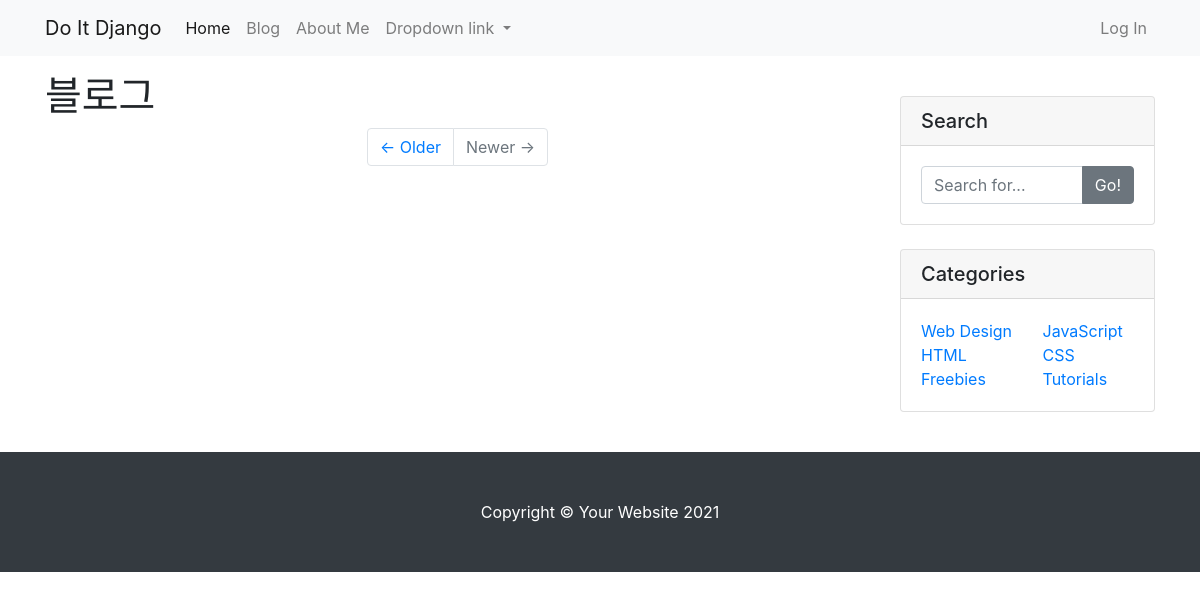
The page /blog/ on the database as committed earlier.
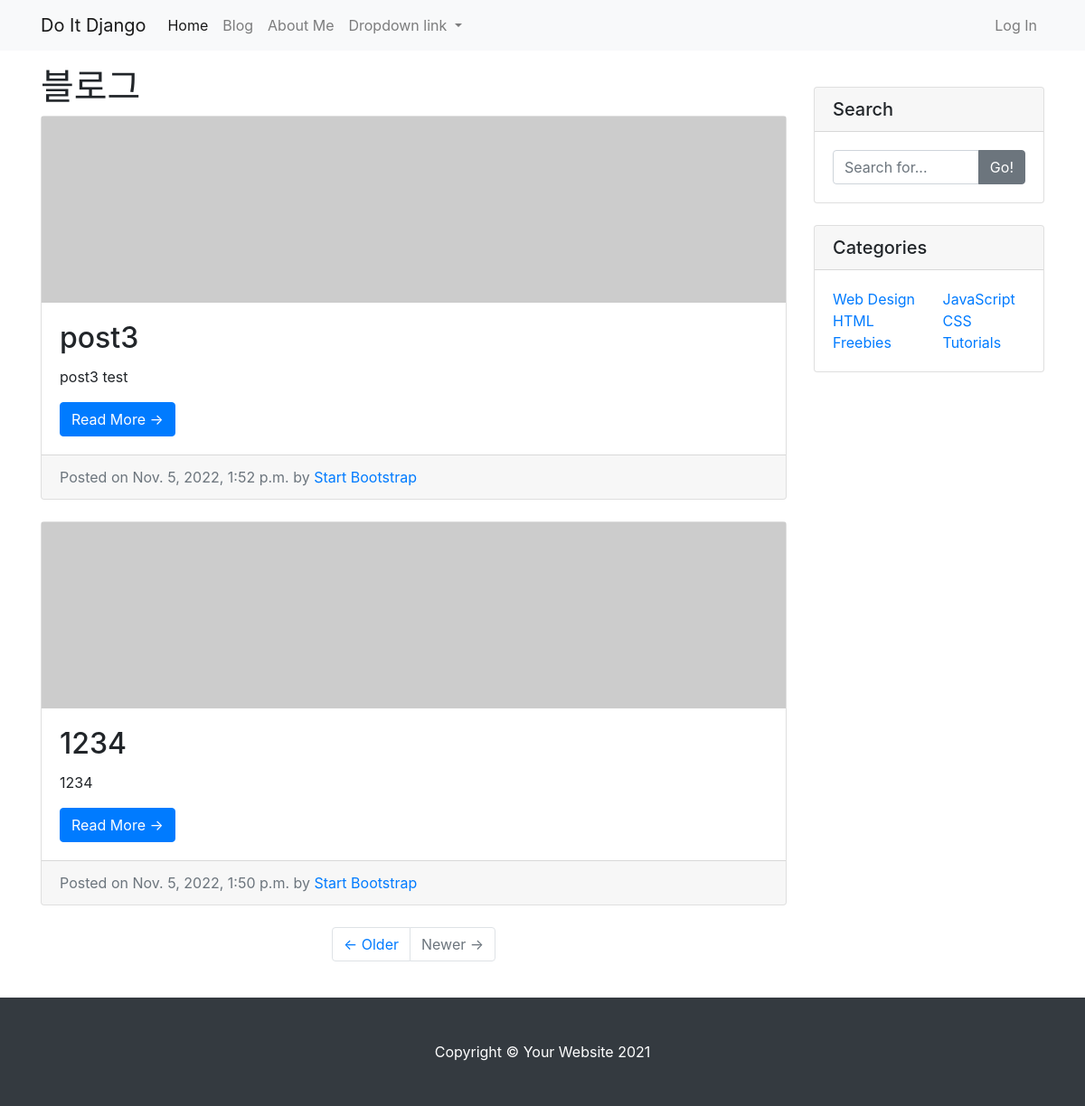
The same page on the database as committed later.
### blog/models.py (models this page shows, shortened)
class Post(models.Model):
    title = models.CharField(max_length=30)
    content = models.TextField()
    head_image = models.ImageField(upload_to='blog/images/%Y/%m/%d/', blank=True)
    created_at = models.DateTimeField(auto_now_add=True)
    updated_at = models.DateTimeField(auto_now=True)
    def get_absolute_url(self):
        return f'/blog/{self.pk}'

### blog/views.py (the view)
# urls.py: path('', views.PostList.as_view()),
class PostList(ListView):
    model = Post
    ordering = '-pk'

### blog/templates/blog/post_list.html
{% extends 'blog/base.html' %}
{% block main_area%}
            <h1>블로그</h1>
            {% for p in post_list %}
            <div class="card mb-4">
                {% if p.head.image %}
                <img class="card-img-top" src="{{ p.head_image.url }}" alt="Card image cap"/>
                {% else %}
                <img class ="sm" src= "https://picsum.photos/800/200/" alt="random_image"/>
                {% endif %}
                <div class="card-body">
                    <h2 class="card-title">{{p.title}}</h2>
                   <p class=“card-text”>{{ p.content | truncatewords:45 }}</p>
                    <a class="btn btn-primary" href="{{p.get_absolute_url}}">Read More →</a>
                </div>
                <div class="card-footer text-muted">
                    Posted on {{p.created_at}} by
                    <a href="#!">Start Bootstrap</a>
                </div>
            </div>
            {% endfor %}
            <ul class="pagination justify-content-center mb-4">
                <li class="page-item"><a class="page-link" href="#!">← Older</a></li>
                <li class="page-item disabled"><a class="page-link" href="#!">Newer →</a></li>
            </ul>
{% endblock %}

### blog/templates/blog/base.html (shortened to what this page needs)
<!DOCTYPE html>
{% load static %}
<html>
<head>
    <link href="{% static 'blog/bootstrap/css/bootstrap.min.css' %}"
          rel="stylesheet" media="screen" type="text/css">
</head>
<body>
<nav class="navbar navbar-expand-lg navbar-light bg-light">
    <div class="container">
        <a class="navbar-brand" href="/blog/">Do It Django</a>
        <div class="collapse navbar-collapse" id="navbarNavDropdown">
            <ul class="navbar-nav mr-auto">
                <li class="nav-item active">
                    <a class="nav-link" href="/">Home <span class="sr-only">(current)</span></a>
                </li>
                <li class="nav-item">
                    <a class="nav-link" href="/blog">Blog</a>
                </li>
                <li class="nav-item">
                    <a class="nav-link" href="/about_me">About Me</a>
                </li>
                <li class="nav-item dropdown">
                    <a class="nav-link dropdown-toggle" href="#" id="navbarDropdownMenuLink" role="button"
                       data-toggle="dropdown" aria-haspopup="true" aria-expanded="false">
                        Dropdown link
                    </a>
                </li>
            </ul>
            <ul class="navbar-nav">
                <li class="nav-item">
                    <a class="nav-link" href="#" data-toggle="modal" data-target="#loginModal">Log In</a>
                </li>
            </ul>
        </div>
    </div>
</nav>
<div class="container my-3">
    <div class="row">
        <div class="col-md-8 col-lg-9" id="main-area">
          {% block main_area %}
          {% endblock %}
        </div>
        <div class="col-md-4 col-lg-3">
            <div class="card my-4">
                <h5 class="card-header">Search</h5>
                <div class="card-body">
                    <div class="input-group">
                        <input class="form-control" type="text" placeholder="Search for..."/>
                        <span class="input-group-append"><button class="btn btn-secondary"
                                                                 type="button">Go!</button></span>
                    </div>
                </div>
            </div>
            <div class="card my-4">
                <h5 class="card-header">Categories</h5>
                <div class="card-body">
                    <div class="row">
                        <div class="col-lg-6">
                            <ul class="list-unstyled mb-0">
                                <li><a href="#!">Web Design</a></li>
                                <li><a href="#!">HTML</a></li>
                                <li><a href="#!">Freebies</a></li>
                            </ul>
                        </div>
                        <div class="col-lg-6">
                            <ul class="list-unstyled mb-0">
                                <li><a href="#!">JavaScript</a></li>
                                <li><a href="#!">CSS</a></li>
                                <li><a href="#!">Tutorials</a></li>
                            </ul>
                        </div>
                    </div>
                </div>
            </div>
        </div>
    </div>
</div>
<footer class="py-5 bg-dark">
    <div class="container"><p class="m-0 text-center text-white">Copyright &copy; Your Website 2021</p></div>
</footer>
</body>
</html>

Rows that differ between the two databases and show on the page:
added Post: title "post3", content "post3 test", created_at "Nov. 5, 2022, 1:52 p.m."
added Post: title "1234", content "1234", created_at "Nov. 5, 2022, 1:50 p.m."
